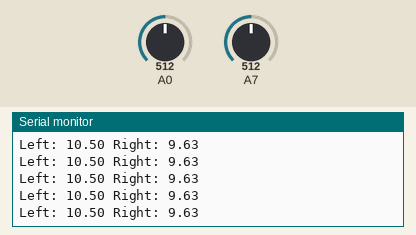
This sketch was run on a simulated Arduino Uno, built with avr-gcc and run on an emulated ATmega328P. On the bench: the last lines printed to the serial monitor. The test bench sets the inputs (shaded band); at power-on: A7 = 512, A0 = 512.

Above: at 4.2 s.
4.3 s: A7 set to 543
At 4.36 s:
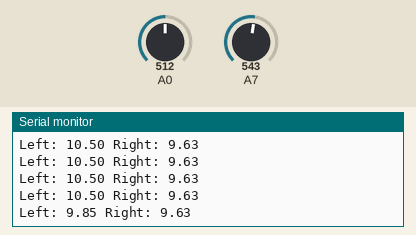
7.3 s: A7 set to 518
At 7.39 s:
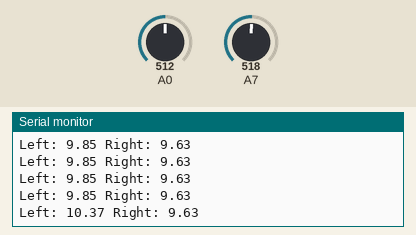
Timing chart, 0 to 10.3 s (numbered marks = the images above; inputs shaded):
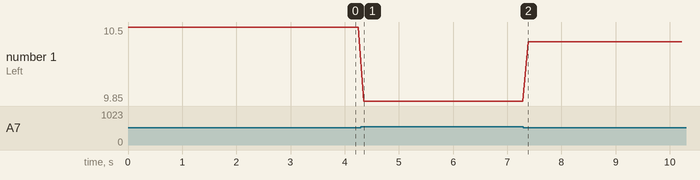

Measured:
- after the input at 4.3 s, the serial monitor: prints a new line after 0.05 s (image 1)
- after the input at 7.3 s, the serial monitor: prints a new line after 0.08 s (image 2)
- plotted number 1: 10.5 → 9.85 after the input at 4.3 s, 9.85 → 10.37 after the input at 7.3 s

The sketch:

component2_project2.ino
```cpp
/*
  Project: Project 2
  Group: 11
  Date: 2017-02-20

  Authors: Forest Plasencia, Blake Herren, Jacob Burcham

  Responsible author: Jacob Burcham

*/

// Initialize analog port as a global variable
const int analog_1 = 7; // Left
const int analog_2 = 8; // Right

// Declare enum state for each sensor as a global variable
typedef enum {
   DISTANCE_LEFT = 7,
   DISTANCE_RIGHT = 8
}DistanceSensor;

/*
Function Name: setup

Initialize serial port on Teensy

Inputs:
  none

Outputs/Effects
  Initialize inputs and outputs

*/

void setup() {

  // Initialize serial port
  Serial.begin(9600);


}

/*
Function Name: read_distance

Calculate the calibraterd distance the sensor is from object
based on the value received from sensor

Inputs:
   DistanceSensor side: an enum condition referring to either the
   left or the right sensor.

Outputs/Effects
   distance: float
   Return the calibrated distance as a float in units of centimeters.
*/

float read_distance(DistanceSensor side) {
  float distance = 0;
  if (side == DISTANCE_LEFT) {
    int sensorVal = analogRead(side);
    // calculate distance
    distance = (4947.6)/(sensorVal - 40.72);
    // set distance to 80 9f sensor reads higher
    if (distance > 80) {
      distance = 80;
    }
  } else if (side == DISTANCE_RIGHT) {
    int sensorVal = analogRead(side);
    // calculate distance
    distance = (4624.6)/(sensorVal - 31.694);
    // set distance to 80 9f sensor reads higher
    if (distance > 80) {
      distance = 80;
    }
  }

  // Return calibrated distance in units of cm
  return distance;

}


/*
Function Name: loop

loop through main program, getting the calibrated sensor distance
and print each distance out

Inputs:
  none

Outputs/Effects
  Print out the calculated distance of each sensor

*/

void loop() {

  // Calls function to calculate left sensor distance
  float leftDistance = read_distance(DISTANCE_LEFT);
  // Calls function to calculate right sensor distance
  float rightDistance = read_distance(DISTANCE_RIGHT);

  // Prints out each sensor distance on the same line
  Serial.print("Left: ");
  Serial.print(leftDistance);
  Serial.print(" Right: ");
  Serial.println(rightDistance);

  delay(100);

}
```
